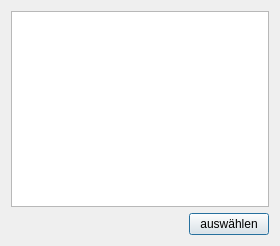
<?xml version="1.0" encoding="UTF-8"?>
<ui version="4.0">
 <class>Select_Dis_Dialog_Ui</class>
 <widget class="QDialog" name="Select_Dis_Dialog_Ui">
  <property name="geometry">
   <rect>
    <x>0</x>
    <y>0</y>
    <width>280</width>
    <height>246</height>
   </rect>
  </property>
  <property name="sizePolicy">
   <sizepolicy hsizetype="Fixed" vsizetype="Fixed">
    <horstretch>0</horstretch>
    <verstretch>0</verstretch>
   </sizepolicy>
  </property>
  <property name="windowTitle">
   <string>TurnFix - Disziplin auswählen</string>
  </property>
  <property name="windowIcon">
   <iconset resource="../../../../resources/TurnFix.qrc">
    <normaloff>:/appicons/icon.png</normaloff>:/appicons/icon.png</iconset>
  </property>
  <layout class="QGridLayout" name="gridLayout">
   <item row="1" column="0">
    <widget class="QPushButton" name="but_select">
     <property name="sizePolicy">
      <sizepolicy hsizetype="Fixed" vsizetype="Fixed">
       <horstretch>0</horstretch>
       <verstretch>0</verstretch>
      </sizepolicy>
     </property>
     <property name="layoutDirection">
      <enum>Qt::RightToLeft</enum>
     </property>
     <property name="text">
      <string>auswählen</string>
     </property>
    </widget>
   </item>
   <item row="0" column="0">
    <widget class="QListWidget" name="lst_dis">
     <property name="editTriggers">
      <set>QAbstractItemView::NoEditTriggers</set>
     </property>
     <property name="alternatingRowColors">
      <bool>true</bool>
     </property>
     <property name="selectionMode">
      <enum>QAbstractItemView::ExtendedSelection</enum>
     </property>
     <property name="selectionBehavior">
      <enum>QAbstractItemView::SelectRows</enum>
     </property>
    </widget>
   </item>
  </layout>
 </widget>
 <resources>
  <include location="../../../../resources/TurnFix.qrc"/>
 </resources>
 <connections/>
</ui>
